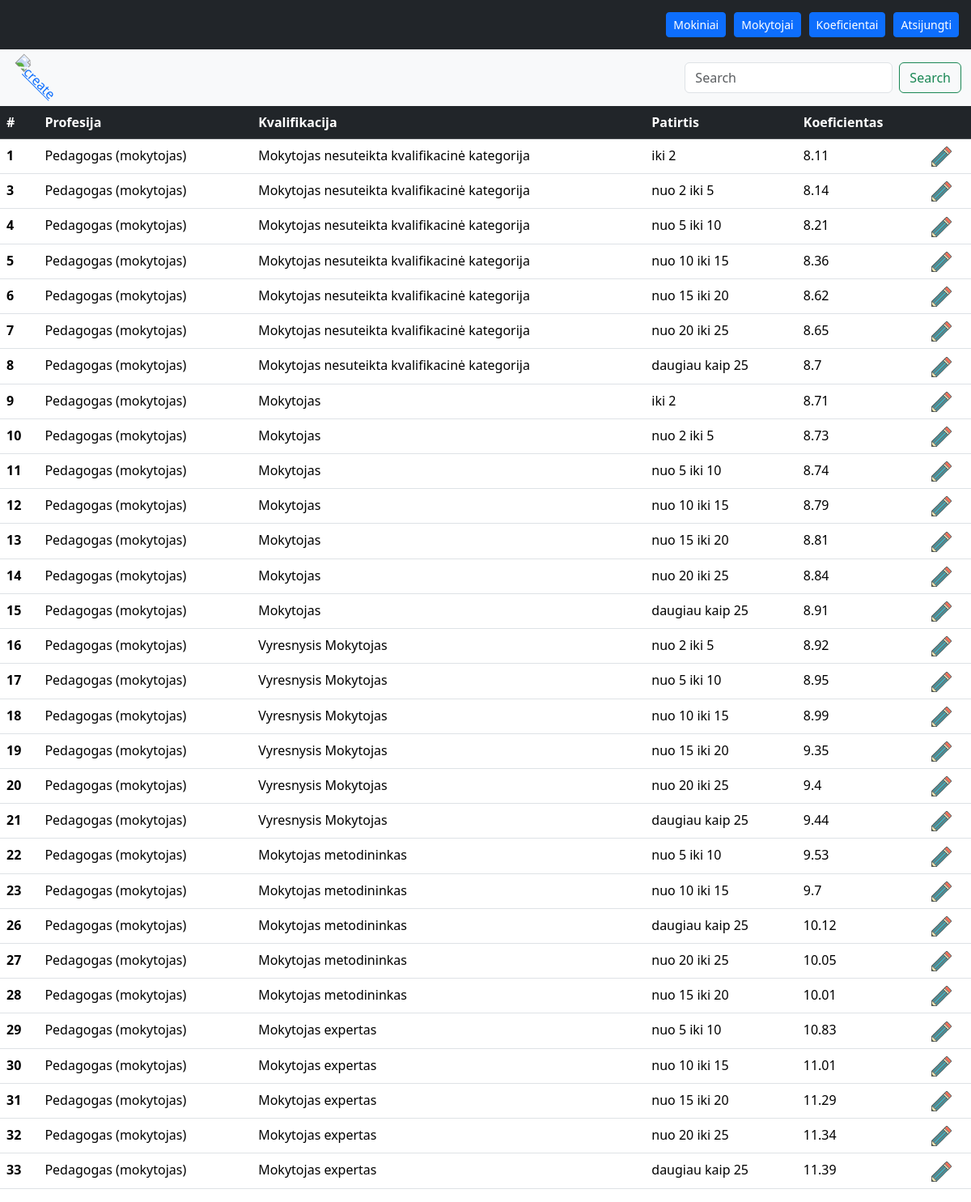
Page /koefficients/koefficients/ (signed in) on the committed database.
### koefficient_calculator/models.py (models this page shows, shortened)
class Koefficient(models.Model):
    profession = models.ForeignKey(Profession, on_delete=models.CASCADE)
    experience = models.ForeignKey(Experience, on_delete=models.CASCADE)
    qualification = models.ForeignKey(Qualification, on_delete=models.CASCADE)
    value = models.FloatField(max_length=255)
    date_created = models.DateTimeField(auto_now_add=True)
    date_modified = models.DateTimeField(auto_now=True)

class Profession(models.Model):
    name = models.CharField(max_length=255)
    date_created = models.DateTimeField(auto_now_add=True)
    date_modified = models.DateTimeField(auto_now=True)
    def __str__(self) -> str:
        return self.name

class Qualification(models.Model):
    name = models.CharField(max_length=255)
    value = models.CharField(max_length=255)
    date_created = models.DateTimeField(auto_now_add=True)
    date_modified = models.DateTimeField(auto_now=True)
    def __str__(self) -> str:
        return self.value

class Experience(models.Model):
    name = models.CharField(max_length=255)
    value = models.CharField(max_length=255)
    date_created = models.DateTimeField(auto_now_add=True)
    date_modified = models.DateTimeField(auto_now=True)
    def __str__(self) -> str:
        return self.value

### koefficient_calculator/views.py (the view)
# urls.py: path('koefficients/', KoefficientListView.as_view(), name='koefficient-list'),
class KoefficientListView(LoginRequiredMixin, ListView):
    model = Koefficient
    template_name = 'koefficient-list.html'
    login_url = '/accounts/login/'
    def get_queryset(self):
        search_query = self.request.GET.get('search', '')
        queryset = Koefficient.objects.all()
        if search_query:
            queryset = queryset.filter(
                Q(profession__name__icontains=search_query) |
                Q(qualification__value__icontains=search_query) |
                Q(experience__value__icontains=search_query)
            )
        return queryset

### koefficient_calculator/templates/koefficient-list.html
{% extends 'koefficient-layout.html' %}
{% load static %}
{% block tools %}
<a href="{% url 'koefficient-create' %}" data-bs-toggle="tooltip" data-bs-placement="top"
title="Pridėti koeficientą">
  <img style="width: 25px; transform: rotate(45deg);" src="{% static 'images/cross-red.svg' %}" alt="create" />
</a>
{% endblock %}
{% block search %}
  <form class="d-flex" method="GET" action="{% url 'koefficient-list' %}">
    <input class="form-control me-2" type="search" placeholder="Search" aria-label="Search" name="search" />
    <button class="btn btn-outline-success" type="submit">Search</button>
  </form>
{% endblock %}
{% block content %}
  <table class="table table-hover">
    <thead class="table-dark">
      <tr>
        <th scope="col">#</th>
        <th scope="col">Profesija</th>
        <th scope="col">Kvalifikacija</th>
        <th scope="col">Patirtis</th>
        <th scope="col">Koeficientas</th>
        <th scope="col"></th>
      </tr>
    </thead>
    <tbody>
      {% for koefficient in object_list %}
        <tr>
          <th scope="row">{{ koefficient.id }}</th>
          <td>{{ koefficient.profession }}</td>
          <td>{{ koefficient.qualification }}</td>
          <td>{{ koefficient.experience }}</td>
          <td>{{ koefficient.value }}</td>
          <td>
            <div style="display: flex; gap: 10px;">
              <a href="{% url 'koefficient-edit' koefficient.id %}">
                <img style="width: 25px;" src="{% static 'images/pencil.svg' %}" alt="Edit" />
              </a>
            </div>
          </td>
        </tr>
      {% endfor %}
    </tbody>
  </table>
{% endblock %}

### rows in the picture
Koefficient: id "1", profession "Pedagogas (mokytojas)", qualification "Mokytojas nesuteikta kvalifikacinė kategorija", experience "iki 2", value "8.11"
Koefficient: id "3", profession "Pedagogas (mokytojas)", qualification "Mokytojas nesuteikta kvalifikacinė kategorija", experience "nuo 2 iki 5", value "8.14"
Koefficient: id "4", profession "Pedagogas (mokytojas)", qualification "Mokytojas nesuteikta kvalifikacinė kategorija", experience "nuo 5 iki 10", value "8.21"
Koefficient: id "5", profession "Pedagogas (mokytojas)", qualification "Mokytojas nesuteikta kvalifikacinė kategorija", experience "nuo 10 iki 15", value "8.36"
Koefficient: id "6", profession "Pedagogas (mokytojas)", qualification "Mokytojas nesuteikta kvalifikacinė kategorija", experience "nuo 15 iki 20", value "8.62"
Koefficient: id "7", profession "Pedagogas (mokytojas)", qualification "Mokytojas nesuteikta kvalifikacinė kategorija", experience "nuo 20 iki 25", value "8.65"
Koefficient: id "8", profession "Pedagogas (mokytojas)", qualification "Mokytojas nesuteikta kvalifikacinė kategorija", experience "daugiau kaip 25", value "8.7"
Koefficient: id "9", profession "Pedagogas (mokytojas)", qualification "Mokytojas", experience "iki 2", value "8.71"
Koefficient: id "10", profession "Pedagogas (mokytojas)", qualification "Mokytojas", experience "nuo 2 iki 5", value "8.73"
Koefficient: id "11", profession "Pedagogas (mokytojas)", qualification "Mokytojas", experience "nuo 5 iki 10", value "8.74"
Koefficient: id "12", profession "Pedagogas (mokytojas)", qualification "Mokytojas", experience "nuo 10 iki 15", value "8.79"
Koefficient: id "13", profession "Pedagogas (mokytojas)", qualification "Mokytojas", experience "nuo 15 iki 20", value "8.81"
Koefficient: id "14", profession "Pedagogas (mokytojas)", qualification "Mokytojas", experience "nuo 20 iki 25", value "8.84"
Koefficient: id "15", profession "Pedagogas (mokytojas)", qualification "Mokytojas", experience "daugiau kaip 25", value "8.91"
Koefficient: id "16", profession "Pedagogas (mokytojas)", qualification "Vyresnysis Mokytojas", experience "nuo 2 iki 5", value "8.92"
Koefficient: id "17", profession "Pedagogas (mokytojas)", qualification "Vyresnysis Mokytojas", experience "nuo 5 iki 10", value "8.95"
Koefficient: id "18", profession "Pedagogas (mokytojas)", qualification "Vyresnysis Mokytojas", experience "nuo 10 iki 15", value "8.99"
Koefficient: id "19", profession "Pedagogas (mokytojas)", qualification "Vyresnysis Mokytojas", experience "nuo 15 iki 20", value "9.35"
Koefficient: id "20", profession "Pedagogas (mokytojas)", qualification "Vyresnysis Mokytojas", experience "nuo 20 iki 25", value "9.4"
Koefficient: id "21", profession "Pedagogas (mokytojas)", qualification "Vyresnysis Mokytojas", experience "daugiau kaip 25", value "9.44"
Koefficient: id "22", profession "Pedagogas (mokytojas)", qualification "Mokytojas metodininkas", experience "nuo 5 iki 10", value "9.53"
Koefficient: id "23", profession "Pedagogas (mokytojas)", qualification "Mokytojas metodininkas", experience "nuo 10 iki 15", value "9.7"
Koefficient: id "26", profession "Pedagogas (mokytojas)", qualification "Mokytojas metodininkas", experience "daugiau kaip 25", value "10.12"
Koefficient: id "27", profession "Pedagogas (mokytojas)", qualification "Mokytojas metodininkas", experience "nuo 20 iki 25", value "10.05"
Koefficient: id "28", profession "Pedagogas (mokytojas)", qualification "Mokytojas metodininkas", experience "nuo 15 iki 20", value "10.01"
Koefficient: id "29", profession "Pedagogas (mokytojas)", qualification "Mokytojas expertas", experience "nuo 5 iki 10", value "10.83"
Koefficient: id "30", profession "Pedagogas (mokytojas)", qualification "Mokytojas expertas", experience "nuo 10 iki 15", value "11.01"
Koefficient: id "31", profession "Pedagogas (mokytojas)", qualification "Mokytojas expertas", experience "nuo 15 iki 20", value "11.29"
Koefficient: id "32", profession "Pedagogas (mokytojas)", qualification "Mokytojas expertas", experience "nuo 20 iki 25", value "11.34"
Koefficient: id "33", profession "Pedagogas (mokytojas)", qualification "Mokytojas expertas", experience "daugiau kaip 25", value "11.39"
